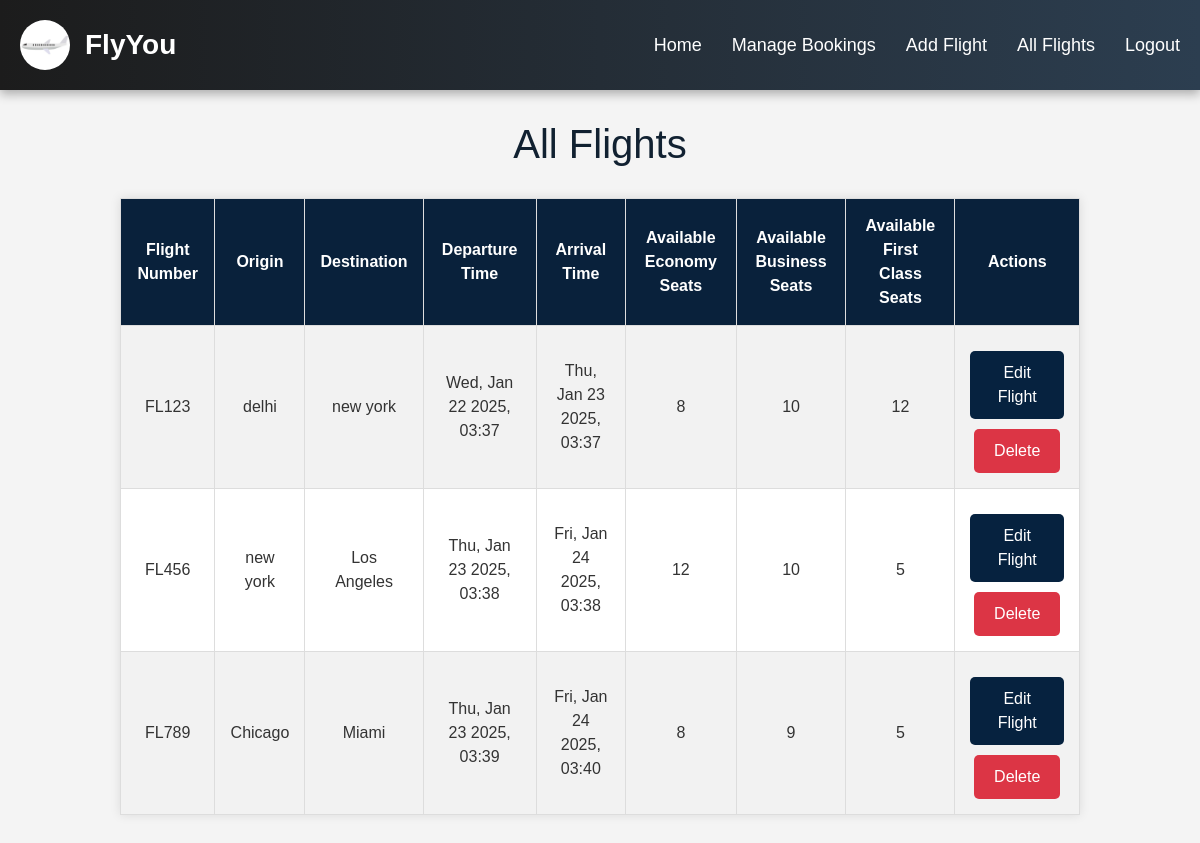
/flight_list/ (signed in), run on an earlier commit of the app's database.
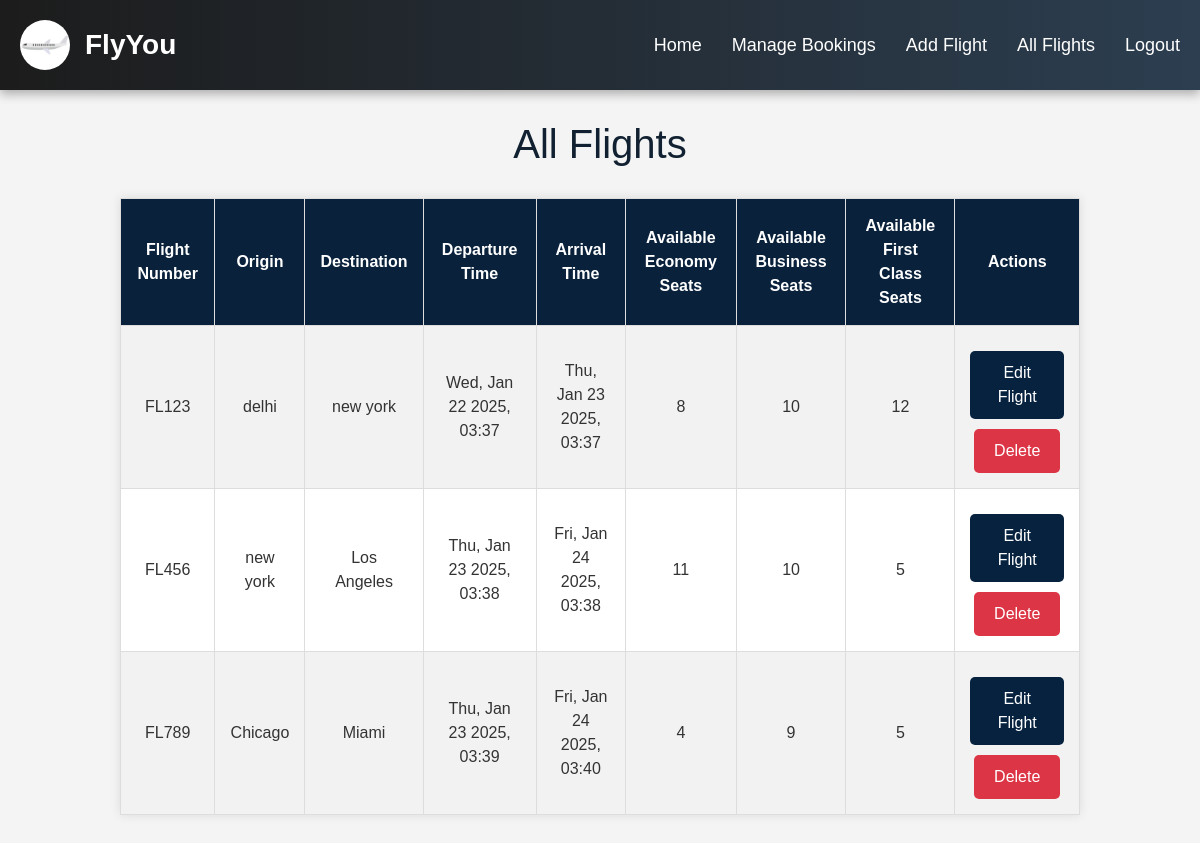
And on a later commit of the database.
### app/models.py (models this page shows, shortened)
class Flight(models.Model):
    flight_number = models.CharField(max_length=100)
    origin = models.CharField(max_length=100)
    destination = models.CharField(max_length=100)
    departure_time = models.DateTimeField()
    arrival_time = models.DateTimeField()
    economy_seats = models.IntegerField(default=0)
    business_seats = models.IntegerField(default=0)
    first_class_seats = models.IntegerField(default=0)
    economy_price = models.DecimalField(max_digits=10, decimal_places=2)
    business_price = models.DecimalField(max_digits=10, decimal_places=2)
    first_class_price = models.DecimalField(max_digits=10, decimal_places=2)
    available_seats = models.IntegerField(default=0)

### app/views.py (the view)
# urls.py: path('flight_list/', views.flight_list, name='flight_list'),
@login_required
def flight_list(request):
    flights = Flight.objects.all()
    for flight in flights:
        flight.available_economy_seats = flight.economy_seats - Booking.objects.filter(flight=flight, class_type='Economy').count()
        flight.available_business_seats = flight.business_seats - Booking.objects.filter(flight=flight, class_type='Business').count()
        flight.available_first_class_seats = flight.first_class_seats - Booking.objects.filter(flight=flight, class_type='First Class').count()
    return render(request, 'admin/flight_list.html', {'flights': flights})

### templates/admin/flight_list.html (shortened to what this page needs)
<!DOCTYPE html>
<html lang="en">
<head>
    <link href="https://cdn.jsdelivr.net/npm/bootstrap@5.3.3/dist/css/bootstrap.min.css" rel="stylesheet">
    {%load static%}
</head>
<body>
    <nav>
        <div class="navbar-container">
            <div class="navbar-brand">
                <img src="{% static 'images/flightlogo.png' %}" alt="Logo" class="logo">
                <span class="brand-name">FlyYou</span>
            </div>
            <ul class="navbar-links">
                <li class="nav-item">
                    <a href="{% url 'admin_home' %}">Home</a>
                </li>
                <li class="nav-item">
                    <a class="nav-link" href="{% url 'manage_bookings' %}">Manage Bookings</a>
                </li>
                <li class="nav-item">
                    <a class="nav-link" href="{% url 'add_flight' %}">Add Flight</a>
                </li>
                <li class="nav-item">
                    <a class="nav-link" href="{% url 'flight_list' %}">All Flights</a>
                </li>
                <li class="nav-item">
                    <a class="nav-link" href="{% url 'user_logout' %}">Logout</a>
                </li>
            </ul>
        </div>
    </nav>
    <h1>All Flights</h1>
    <table>
        <tr>
            <th>Flight Number</th>
            <th>Origin</th>
            <th>Destination</th>
            <th>Departure Time</th>
            <th>Arrival Time</th>
            <th>Available Economy Seats</th>
            <th>Available Business Seats</th>
            <th>Available First Class Seats</th>
            <th>Actions</th>
        </tr>
        {% for flight in flights %}
        <tr>
            <td>{{ flight.flight_number }}</td>
            <td>{{ flight.origin }}</td>
            <td>{{ flight.destination }}</td>
            <td>{{ flight.departure_time|date:"D, M d Y, H:i" }}</td>
            <td>{{ flight.arrival_time|date:"D, M d Y, H:i" }}</td>
            <td>{{ flight.economy_seats }}</td>
            <td>{{ flight.business_seats }}</td>
            <td>{{ flight.first_class_seats }}</td>
            <td>
                <a href="{% url 'edit_flight' flight.id %}" class="edit-btn">Edit Flight</a>
                <a href="{% url 'delete_flight' flight.id %}" class="delete-btn" onclick="return confirm('Are you sure you want to delete this flight?');">Delete</a>
            </td>
        </tr>
        {% endfor %}
    </table>
</body>
</html>

What changed in the data, as far as the page shows it:
changed Flight "FL456": economy_seats "12" → "11"
changed Flight "FL789": economy_seats "8" → "4"
